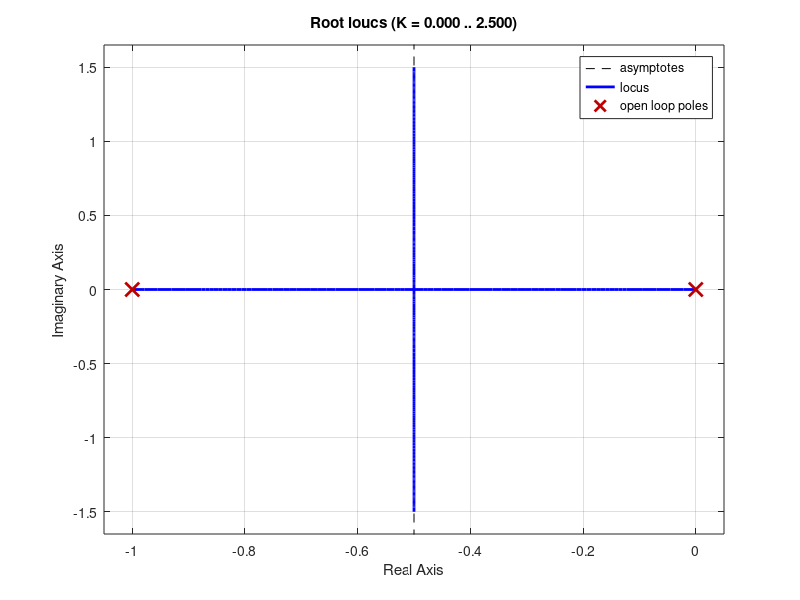

Write MATLAB code to recreate this figure. (Note: this script raises an error after producing the figure.)
%% Cold storage unit - Control Design
% Cold storage unit from Chapter 1:
% 
% $$\frac{dT}{dt} = -h(T - T_a) - P$$
% 
% The input is the cooling power P and the output is the temperature T. With 
% h = 1 and T_a = 15, the transfer function from P to T is G(s) = -1/(s+1); the 
% ambient temperature acts as a constant disturbance.

clear all
close all

h = 1;              % heat transfer constant [1/s]
s = tf('s');

G = -1/(s + h);
%% 
% Note the minus sign: more cooling power lowers the temperature. Therefore 
% our controller will have a negative gain.
% 
% In Chapter 1 we used the integral controller
% 
% $$P(t) = \int_0^t (T(\tau) - r)\,d\tau, \qquad C(s) = -\frac{1}{s}$$

C = -1/s;
rlocus(C*G);
%% 
% With gain 1 the closed loop poles are at -0.5 +/- 0.87j:

pzplot(minreal(C*G/(1+C*G)));
step(minreal(C*G/(1+C*G)));
%% 
% The integrator gives zero steady state error, even when the ambient 
% temperature changes. To make the response faster and remove the overshoot, 
% we use a PI controller whose zero cancels the pole of G:
% 
% $$C(s) = -K\frac{s+1}{s}$$
% 
% Then L(s) = K/s and the closed loop pole is at -K.

C = -(s + 1)/s;
rlocus(C*G);
%% 
% With K = 2 the closed loop pole is at -2:

C = 2*C;
pzplot(minreal(C*G/(1+C*G)));
step(minreal(C*G/(1+C*G)));
%% 
% Note that the AC can only cool (P >= 0): it cannot heat the room if the 
% temperature drops below the target.
% 
% To try this controller in CS_Realtime_Demo, set
% 
%   C = -2*(s+1)/s;

[numC, denC] = tfdata(C, 'v')
